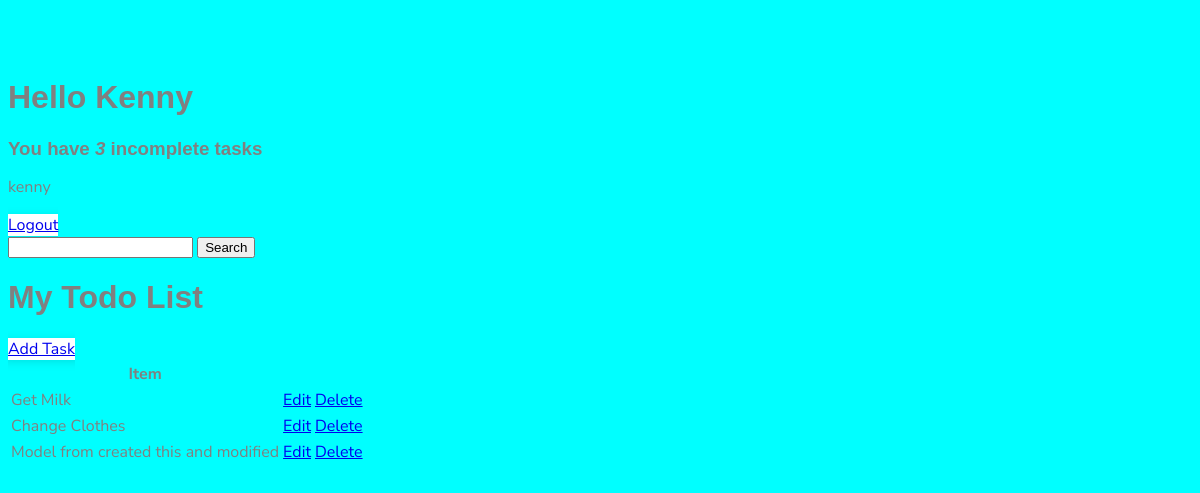
The app's page / (signed in), older data.
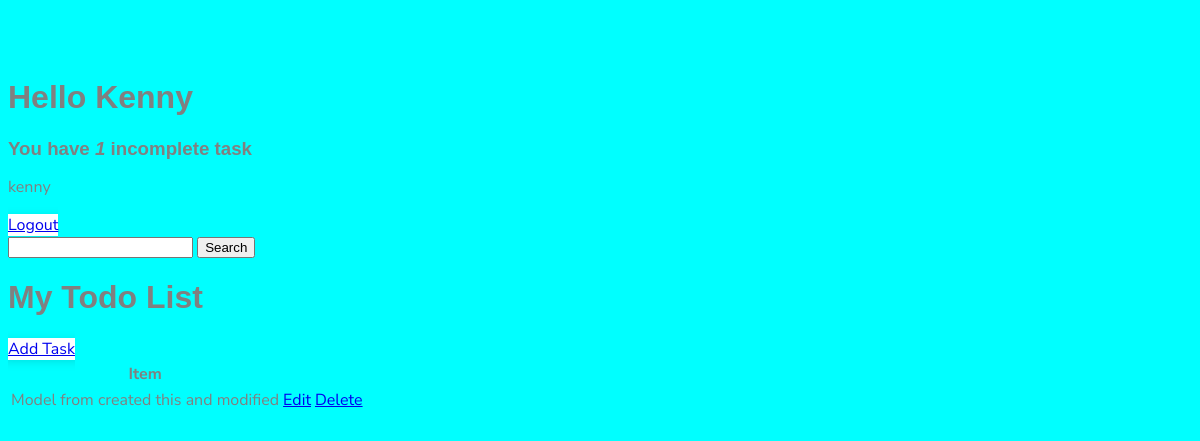
The same page, newer data.
### base/models.py (models this page shows, shortened)
class Task(models.Model):
    user = models.ForeignKey(User, on_delete=models.CASCADE, null=True, blank=True)
    title = models.CharField(max_length=200)
    description = models.TextField(null=True, blank=True)
    complete = models.BooleanField(default=False)
    created = models.DateTimeField(auto_now_add=True)
    class Meta:
        ordering = ['complete']

### base/views.py (the view)
# urls.py: path('', TaskList.as_view(), name='tasks'),
class TaskList(LoginRequiredMixin, ListView):
    model = Task
    context_object_name = 'tasks'
    def get_context_data(self, **kwargs):
        context = super().get_context_data(**kwargs)
        context['tasks'] = context['tasks'].filter(user=self.request.user)
        context['count'] = context['tasks'].filter(complete=False).count()
        search_input = self.request.GET.get('search-area') or ''
        if search_input:
            context['tasks'] = context['tasks'].filter(title__icontains=search_input)
        context['search_input'] = search_input
        return context

### base/templates/base/task_list.html
{% extends 'base/main.html' %}
{% block content %}
<div class="header-bar">
    <div>
        <h1>Hello {{request.user|title}}</h1>
        <h3 style="margin: 0;">You have <i>{{count}}</i> incomplete task{{count|pluralize:"s"}}</h3>
    </div>
</div>
{%  if request.user.is_authenticated %}
    <p>{{request.user}}</p>
    <a href="{% url 'logout' %}">Logout</a>
{% else %}
    <a href="{% url 'login' %}">Login</a>
{% endif %}
<form method="get">
    <input type="text" name="search-area" value="{{search_input}}">
    <input type="submit" value="Search">
</form>
<h1>My Todo List</h1>
<a href="{% url 'task-create' %}">Add Task</a>
<table>
    <tr>
        <th>Item</th>
    </tr>
    {% for task in tasks %}
    <tr>
        <td>{{task.title}}</td>
        <td><a href="{% url 'task-update' task.id %}">Edit</a></td>
        <td><a href="{% url 'task-delete' task.id %}">Delete</a></td>
    </tr>
    {% empty %}
        <h3>No Item i list</h3>
    {% endfor %}
</table>
{% endblock content %}

### base/templates/base/main.html (shortened to what this page needs)
<!DOCTYPE html>
<html lang="en">
<head>
</head>
<body>
    <di class="container">
        {% block content %}
        {% endblock content %}
</body>
</html>

### base/templates/base/main.html (style rules this page uses)
body { color: grey; background-color: aqua; font-family: 'Nunito Sans', sans-serif; padding-top: 50px; }
h1, h2, h3, h4, h5, h6 { font-family: 'Raleway', sans-serif; }
.container { max-width: 550px; margin: auto; background-color: #fff; -webkit-box-shadow: 2px 2px 13px -4px rgba(0, 0, 0, 0.21); box-shadow: 2px 2px 13px -4px rgba(0, 0, 0, 0.21); }

Row changes from the older to the newer data that the page shows:
removed Task: title "Get Milk"
removed Task: title "Change Clothes"
Text that changed along with them:
{{ count }}: "3" → "1"
